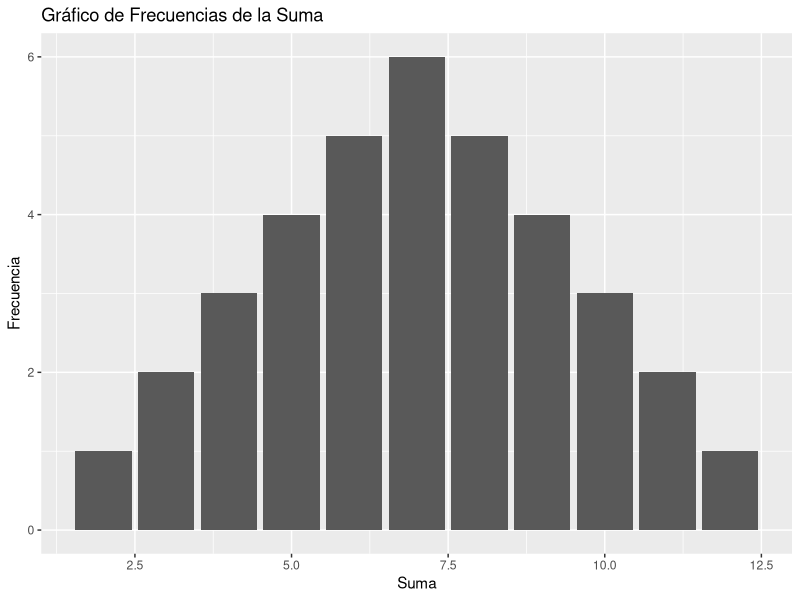
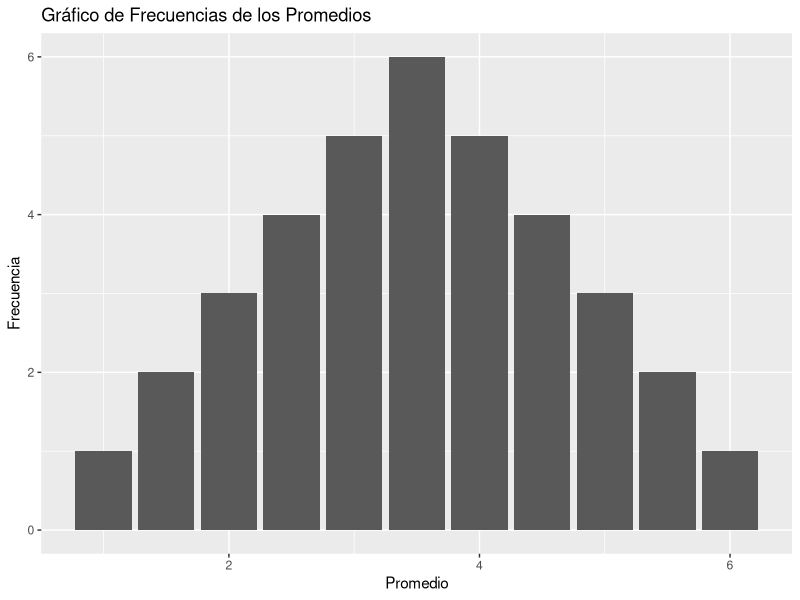
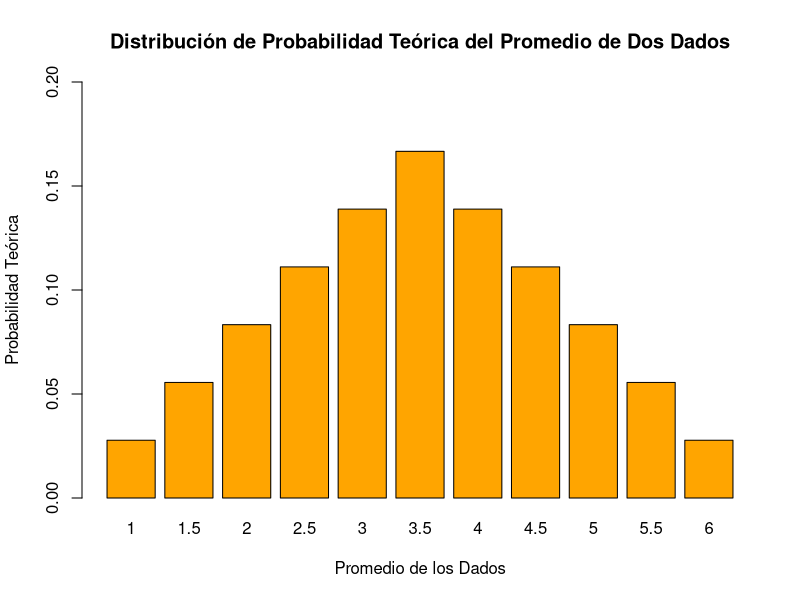
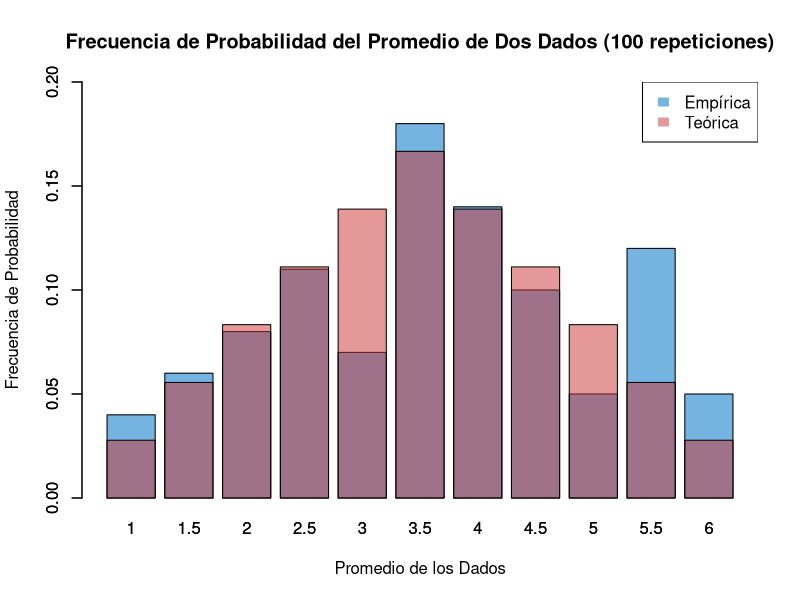
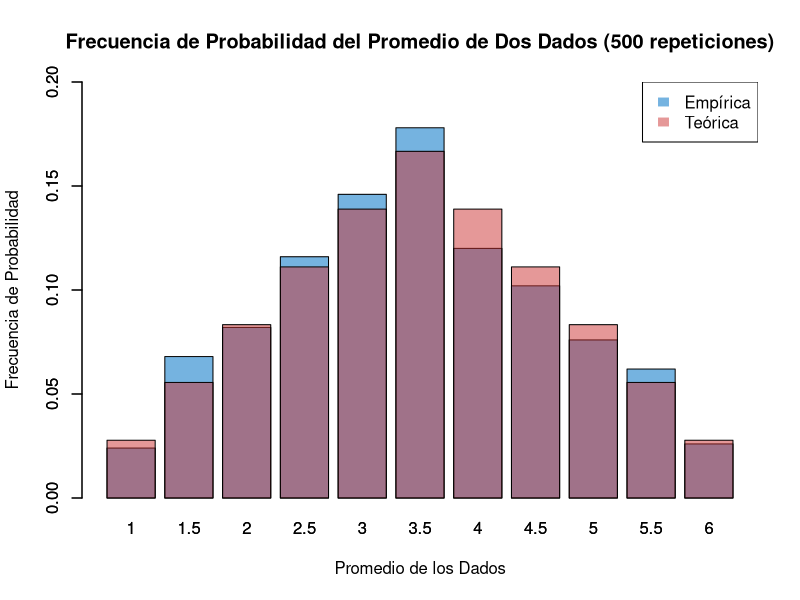
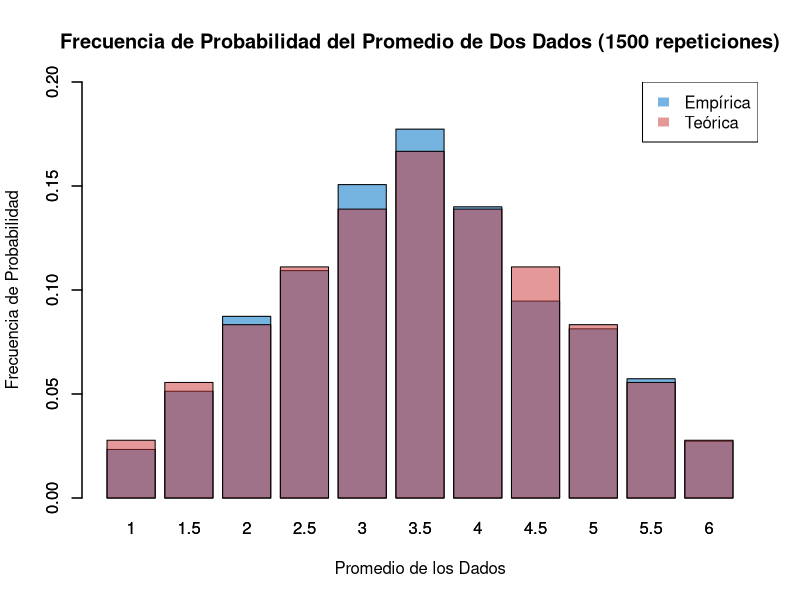
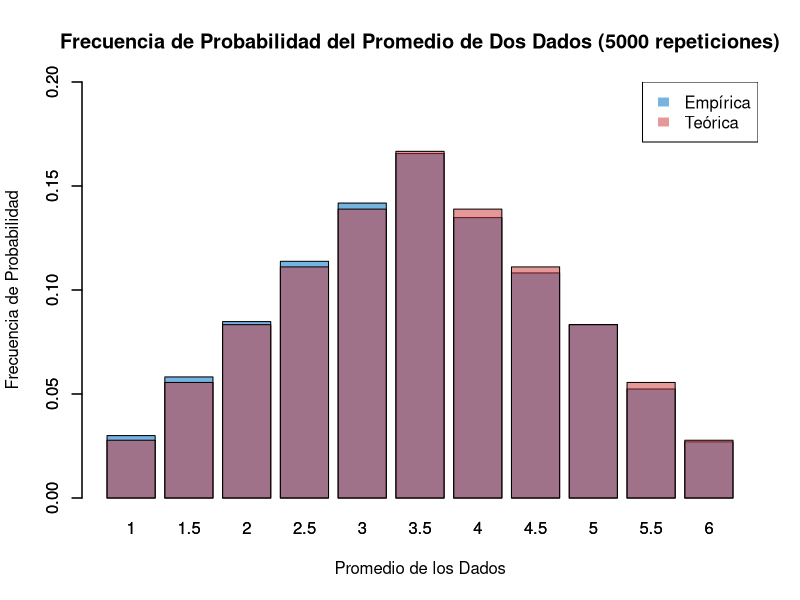
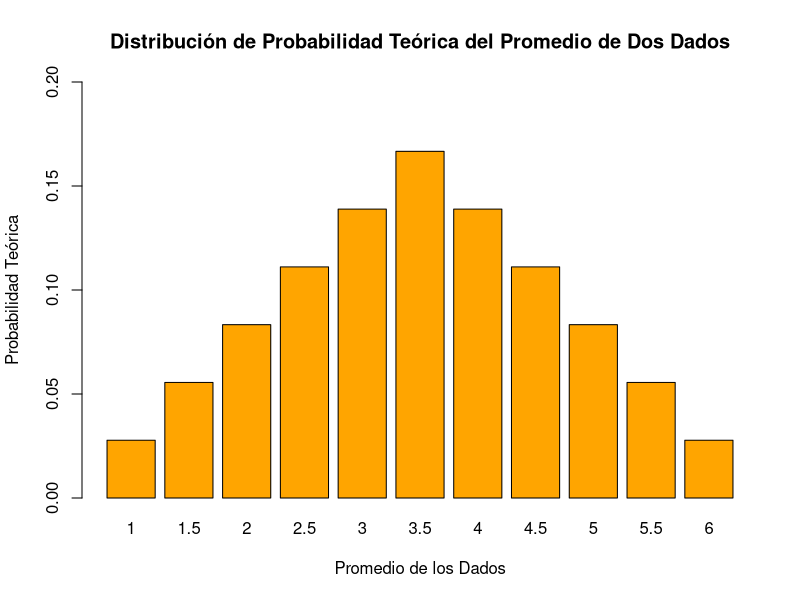

The R source for these figures, in order:
## ---- chunk 1
#| include: false
library(ggplot2)
knitr::opts_chunk$set(warning = FALSE, message = FALSE, comment = "",
                       fig.width = 7, fig.height = 4.5)
## ---- chunk 2
#| echo: false
# Generar todas las combinaciones posibles de dos dados
dado1 <- rep(1:6, each = 6)
dado2 <- rep(1:6, times = 6)

# Calcular la suma y el promedio para cada combinación
suma <- dado1 + dado2
promedio <- suma / 2

# Crear un data frame con los resultados
resultados <- data.frame(dado1, dado2, suma, promedio)

# Mostrar el data frame
print(resultados)
## ---- chunk 3
#| echo: false
#| fig-width: 4
#| fig-height: 2.2
# Cargar la librería para gráficos
library(ggplot2)

# Gráfico de frecuencias para la suma
ggplot(resultados, aes(x = suma)) +
  geom_bar() +
  labs(title = "Gráfico de Frecuencias de la Suma", x = "Suma", y = "Frecuencia")

# Gráfico de frecuencias para los promedios
ggplot(resultados, aes(x = promedio)) +
  geom_bar() +
  labs(title = "Gráfico de Frecuencias de los Promedios", x = "Promedio", y = "Frecuencia")
## ---- chunk 4
#| echo: false
# Generar todas las combinaciones posibles de dos dados
dado1 <- rep(1:6, each = 6)
dado2 <- rep(1:6, times = 6)

# Calcular la suma y el promedio para cada combinación
suma <- dado1 + dado2
promedio <- suma / 2

# Crear un data frame con los resultados
resultados_prom <- data.frame(promedio)

# Calcular las frecuencias de cada promedio
tabla_frecuencias <- table(resultados_prom$promedio)

# Calcular la probabilidad de ocurrencia de cada promedio
probabilidades <- tabla_frecuencias / sum(tabla_frecuencias)

# Crear la tabla final con valores de promedios y sus probabilidades
tabla_final <- data.frame(Promedio = as.numeric(names(probabilidades)),
                          Probabilidad = as.numeric(probabilidades))

# Mostrar la tabla final
print(tabla_final)
## ---- chunk 5
#| echo: false
#| fig-show: hide
# Generación de gráficos de prob teóricas y empíricas
# Definimos los promedios posibles (1.5, 2, 2.5, ..., 5.5, 6)
promedios_posibles <- seq(1, 6, by = 0.5)

# Calculamos la distribución de probabilidad teórica para cada promedio
# Las probabilidades corresponden a los valores de promedios específicos
probabilidades_teoricas <- c(1/36, 2/36, 3/36, 4/36, 5/36, 6/36, 5/36, 4/36, 3/36, 2/36, 1/36)

# Graficamos la distribución de probabilidad teórica
barplot(probabilidades_teoricas,
        names.arg = promedios_posibles,
        main = "Distribución de Probabilidad Teórica del Promedio de Dos Dados",
        xlab = "Promedio de los Dados",
        ylab = "Probabilidad Teórica",
        ylim = c(0, 0.2),
        col = "orange")

teoric = recordPlot()

# Repeticiones

# Establecemos la semilla para reproducibilidad
set.seed(123)

# Simulamos 100 repeticiones de dos dados
dados1 <- sample(1:6, 100, replace = TRUE)
dados2 <- sample(1:6, 100, replace = TRUE)

# Calculamos el promedio de los resultados de ambos dados
promedio_dados <- (dados1 + dados2) / 2

# Calculamos las frecuencias de cada promedio posible
frecuencias_empiricas <- table(promedio_dados)

# Convertimos las frecuencias a probabilidades
probabilidades_empiricas <- frecuencias_empiricas / sum(frecuencias_empiricas)

# Graficamos las frecuencias de probabilidad empíricas
barplot(probabilidades_empiricas,
        main = "Frecuencia de Probabilidad del Promedio de Dos Dados (100 repeticiones)",
        xlab = "Promedio de los Dados",
        ylab = "Frecuencia de Probabilidad",
        col = rgb(0.1, 0.5, 0.8, 0.6), # Azul con transparencia
        ylim = c(0, 0.2))

rep100_puro = recordPlot()

# Superponemos las barras de la distribución teórica
barplot(probabilidades_teoricas,
        names.arg = promedios_posibles,
        col = rgb(0.8, 0.2, 0.2, 0.5), # Rojo con transparencia
        add = TRUE)

# Se agrega al gráfico existente
legend("topright", legend = c("Empírica", "Teórica"),
               fill = c(rgb(0.1, 0.5, 0.8, 0.6), rgb(0.8, 0.2, 0.2, 0.5)),
               border = "white")

rep100 = recordPlot()

# Rep 500
# Establecemos la semilla para reproducibilidad
set.seed(123)

# Simulamos 500 repeticiones de dos dados
dados1 <- sample(1:6, 500, replace = TRUE)
dados2 <- sample(1:6, 500, replace = TRUE)

# Calculamos el promedio de los resultados de ambos dados
promedio_dados <- (dados1 + dados2) / 2

# Calculamos las frecuencias de cada promedio posible
frecuencias_empiricas <- table(promedio_dados)

# Convertimos las frecuencias a probabilidades
probabilidades_empiricas <- frecuencias_empiricas / sum(frecuencias_empiricas)

# Graficamos las frecuencias de probabilidad empíricas
barplot(probabilidades_empiricas,
        main = "Frecuencia de Probabilidad del Promedio de Dos Dados (500 repeticiones)",
        xlab = "Promedio de los Dados",
        ylab = "Frecuencia de Probabilidad",
        col = rgb(0.1, 0.5, 0.8, 0.6), # Azul con transparencia
        ylim = c(0, 0.2))

# Superponemos las barras de la distribución teórica
barplot(probabilidades_teoricas,
        names.arg = promedios_posibles,
        col = rgb(0.8, 0.2, 0.2, 0.5), # Rojo con transparencia
        add = TRUE)

# Se agrega al gráfico existente
legend("topright", legend = c("Empírica", "Teórica"),
       fill = c(rgb(0.1, 0.5, 0.8, 0.6), rgb(0.8, 0.2, 0.2, 0.5)),
       border = "white")

rep500 = recordPlot()

# rep1500

# Establecemos la semilla para reproducibilidad
set.seed(123)

# Simulamos 1500 repeticiones de dos dados
dados1 <- sample(1:6, 1500, replace = TRUE)
dados2 <- sample(1:6, 1500, replace = TRUE)

# Calculamos el promedio de los resultados de ambos dados
promedio_dados <- (dados1 + dados2) / 2

# Calculamos las frecuencias de cada promedio posible
frecuencias_empiricas <- table(promedio_dados)

# Convertimos las frecuencias a probabilidades
probabilidades_empiricas <- frecuencias_empiricas / sum(frecuencias_empiricas)

# Graficamos las frecuencias de probabilidad empíricas
barplot(probabilidades_empiricas,
        main = "Frecuencia de Probabilidad del Promedio de Dos Dados (1500 repeticiones)",
        xlab = "Promedio de los Dados",
        ylab = "Frecuencia de Probabilidad",
        col = rgb(0.1, 0.5, 0.8, 0.6), # Azul con transparencia
        ylim = c(0, 0.2))

# Superponemos las barras de la distribución teórica
barplot(probabilidades_teoricas,
        names.arg = promedios_posibles,
        col = rgb(0.8, 0.2, 0.2, 0.5), # Rojo con transparencia
        add = TRUE)

# Se agrega al gráfico existente
legend("topright", legend = c("Empírica", "Teórica"),
       fill = c(rgb(0.1, 0.5, 0.8, 0.6), rgb(0.8, 0.2, 0.2, 0.5)),
       border = "white")

rep1500 = recordPlot()

# rep 5000

# Establecemos la semilla para reproducibilidad
set.seed(123)

# Simulamos 5000 repeticiones de dos dados
dados1 <- sample(1:6, 5000, replace = TRUE)
dados2 <- sample(1:6, 5000, replace = TRUE)

# Calculamos el promedio de los resultados de ambos dados
promedio_dados <- (dados1 + dados2) / 2

# Calculamos las frecuencias de cada promedio posible
frecuencias_empiricas <- table(promedio_dados)

# Convertimos las frecuencias a probabilidades
probabilidades_empiricas <- frecuencias_empiricas / sum(frecuencias_empiricas)

# Graficamos las frecuencias de probabilidad empíricas
barplot(probabilidades_empiricas,
        main = "Frecuencia de Probabilidad del Promedio de Dos Dados (5000 repeticiones)",
        xlab = "Promedio de los Dados",
        ylab = "Frecuencia de Probabilidad",
        col = rgb(0.1, 0.5, 0.8, 0.6), # Azul con transparencia
        ylim = c(0, 0.2))

# Superponemos las barras de la distribución teórica
barplot(probabilidades_teoricas,
        names.arg = promedios_posibles,
        col = rgb(0.8, 0.2, 0.2, 0.5), # Rojo con transparencia
        add = TRUE)

# Se agrega al gráfico existente
legend("topright", legend = c("Empírica", "Teórica"),
       fill = c(rgb(0.1, 0.5, 0.8, 0.6), rgb(0.8, 0.2, 0.2, 0.5)),
       border = "white")

rep5000 = recordPlot()
## ---- chunk 6
#| echo: false
teoric
## ---- chunk 7
#| echo: false
rep100_puro
## ---- chunk 8
#| echo: false
rep100
## ---- chunk 9
#| echo: false
rep500
## ---- chunk 10
#| echo: false
rep1500
## ---- chunk 11
#| echo: false
rep5000
## ---- chunk 12
#| echo: false
#| fig-width: 4
#| fig-height: 2.4
#make this example reproducible
set.seed(0)

#define data
data <- data.frame(x=rnorm(1000))

#create histogram and overlay normal curve
ggplot(data, aes(x)) +
  geom_histogram(aes(y = ..density..), fill='lightgray', col='black')
## ---- chunk 13
#| echo: false
#| fig-width: 4
#| fig-height: 2.4
#make this example reproducible
set.seed(0)

#define data
data <- data.frame(x=rnorm(1000))

#create histogram and overlay normal curve
ggplot(data, aes(x)) +
  geom_histogram(aes(y = ..density..), fill='lightgray', col='black')+
    stat_function(fun = dnorm, args = list(mean=mean(data$x), sd=sd(data$x)))
## ---- chunk 14
#| echo: false
#| fig-width: 4.8
#| fig-height: 3.4
# x-axis and y-axis for the pdf line
x <- seq(-4,4,0.01)
y <- dnorm(x)

# x-axis and y-axis for shaded area
x_shaded<- seq(-4, 1, 0.01)
y_shaded <- c(dnorm(x_shaded),0)
x_shaded<-c(x_shaded,1)

# plot it, alpha sets the level of transparency in color
ggplot() + geom_line(aes(x, y))+geom_polygon(data = data.frame(x=x_shaded, y=y_shaded), aes(x_shaded, y_shaded),fill = "red",alpha = 1/5)+
theme(panel.background = element_rect(fill='transparent'),
  axis.line.x = element_line(color="black", linewidth = 0.5),
  axis.line.y = element_line(color="black", linewidth = 0.5)) +
  scale_x_continuous(n.breaks=8) +
  theme(text = element_text(size = 14))
## ---- chunk 15
#| echo: false
# Definimos los parámetros
X <- 450  # Puntaje
mu <- 500  # Media
sigma <- 100  # Desviación estándar

# Calculamos el puntaje z
z <- (X - mu) / sigma

# Calculamos el percentil asociado al puntaje z
percentil <- pnorm(z) * 100

# Mostramos el resultado
percentil
